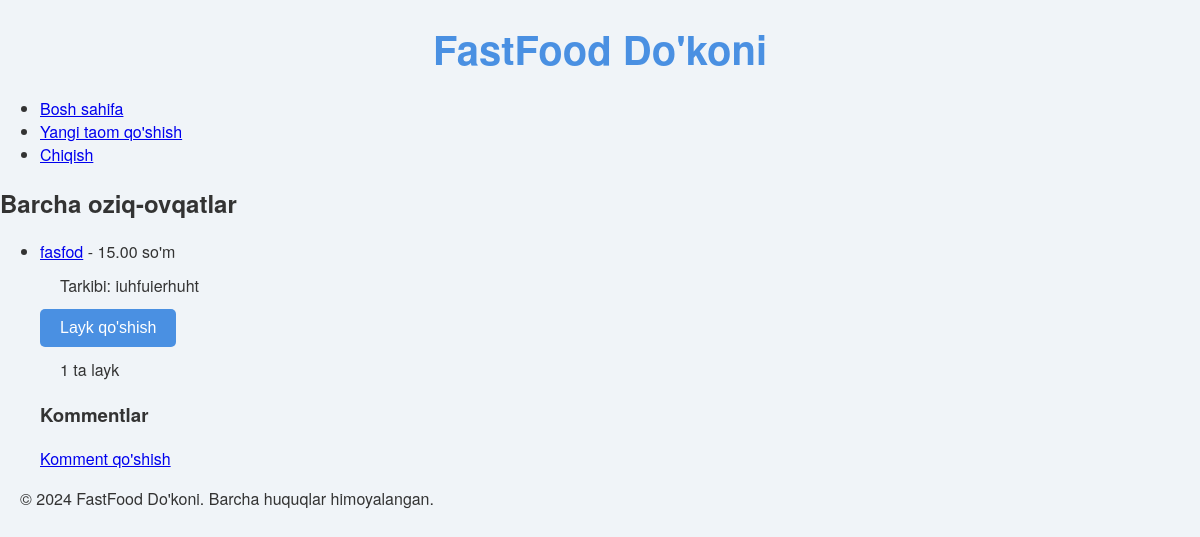
Before: / with the older database file.
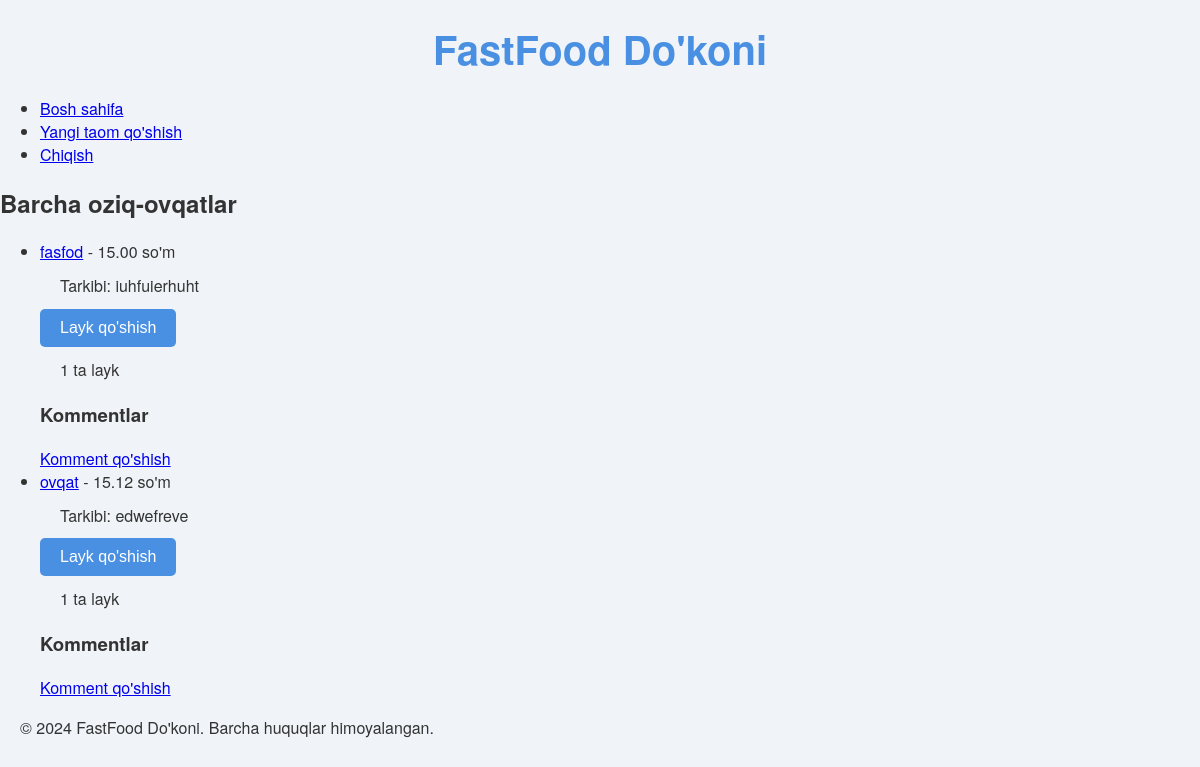
After: the same page with the newer database file.
### fastfood_app/models.py (models this page shows, shortened)
class Food(models.Model):
    food_type = models.ForeignKey(FoodType, on_delete=models.CASCADE, verbose_name="Oziq-ovqat turi")
    nomi = models.CharField(max_length=100, verbose_name="Oziq-ovqat nomi")
    tarkibi = models.TextField(verbose_name="Tarkibi")
    narxi = models.DecimalField(max_digits=10, decimal_places=2, verbose_name="Narxi")
    korishlar_soni = models.PositiveIntegerField(default=0, verbose_name="Ko'rishlar soni")
    rasm = models.ImageField(upload_to='food_images/', blank=True, null=True, verbose_name="Rasm")
    class Meta:
        verbose_name = "Oziq-ovqat"
        verbose_name_plural = "Oziq-ovqatlar"

### fastfood_app/views.py (the view)
# urls.py: path('', views.home_view, name='home'),
def home_view(request):
    food_types = FoodType.objects.all()
    foods = Food.objects.all()
    return render(request, 'home.html', {'food_types': food_types, 'foods': foods})

### templates/home.html (shortened to what this page needs)
{% load static %}
<!DOCTYPE html>
<html lang="uz">
<head>
    <link rel="stylesheet" href="{% static 'main.css' %}">
</head>
<body>
    <header>
        <h1>FastFood Do'koni</h1>
        <nav>
            <ul>
                <li><a href="{% url 'home' %}">Bosh sahifa</a></li>
                <li><a href="{% url 'add_food' %}">Yangi taom qo'shish</a></li>
                <li><a href="{% url 'logout' %}">Chiqish</a></li>
            </ul>
        </nav>
    </header>
    <section>
        <h2>Barcha oziq-ovqatlar</h2>
        <ul>
            {% for food in foods %}
            <li>
                <a href="{% url 'food_detail' food.pk %}">{{ food.nomi }}</a> - {{ food.narxi }} so'm
                <p>Tarkibi: {{ food.tarkibi }}</p>
                <form action="{% url 'add_like' food.id %}" method="post" style="display: inline;">
                    <button type="submit">
                        {% if request.user in food.likes.all %}
                            Laykni o'chirish
                        {% else %}
                            Layk qo'shish
                        {% endif %}
                    </button>
                </form>
                <p>{{ food.likes.count }} ta layk</p>
                <h3>Kommentlar</h3>
                <a href="{% url 'add_comment' food.id %}">Komment qo'shish</a>
            </li>
            {% endfor %}
        </ul>
    </section>
    <footer>
        <p>&copy; 2024 FastFood Do'koni. Barcha huquqlar himoyalangan.</p>
    </footer>
</body>
</html>

### static/main.css (style rules this page uses)
body { font-family: 'Helvetica Neue', Arial, sans-serif; background-color: #f0f4f8; color: #333; margin: 0; padding: 0; }
h1 { color: #4a90e2; text-align: center; margin: 20px 0; font-size: 2.5em; }
h2 { color: #333; margin-top: 20px; }
p { line-height: 1.6; margin: 10px 20px; }
button { background-color: #4a90e2; color: white; border: none; border-radius: 5px; padding: 10px 20px; font-size: 1em; cursor: pointer; transition: background-color 0.3s; }

Changed rows visible on the page:
added Food: nomi "ovqat", narxi "15.12", tarkibi "edwefreve", shows "Layk qo'shish", likes.count "1"
